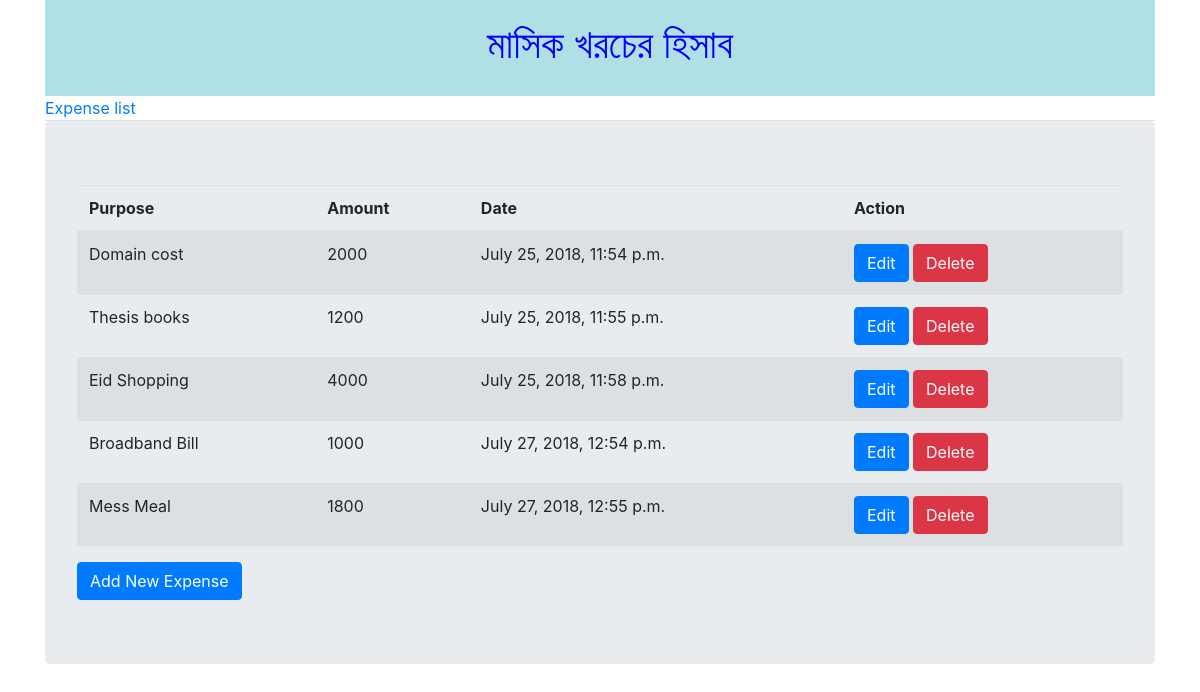
The page /cost-management/ on the database its author committed.
### cost_management/models.py (models this page shows, shortened)
class Expense(models.Model):
    amount = models.IntegerField()
    purpose = models.CharField(max_length=250)
    date = models.DateTimeField(auto_now_add=True)

### cost_management/views.py (the view)
# urls.py: url(r'^cost-management/', views.my_expense, name='cost-management'),
def my_expense(request):
    expenses = Expense.objects.all()
    return render(request, 'expenses.html', {'expenses': expenses})

### templates/expenses.html
{% extends 'base.html' %}
{% block content %}
<table class="table  table-striped">
<thead>
<tr>
    <th>Purpose</th>
    <th>Amount</th>
    <th>Date</th>
	<th>Action</th>
</tr>
</thead>
<tbody>
{% for expense in expenses %}
<tr>
    <td>{{ expense.purpose }}</td>
    <td>{{ expense.amount }}</td>
    <td>{{ expense.date }}</td>
	<td>
	  <a class = "btn btn-primary" href="{% url 'edit-expense' expense.id %}">Edit</a>
	  <a class = "btn btn-danger" href="{% url 'delete-expense' expense.id %}">Delete</a>
	</td>
</tr>
{% endfor %}
</tbody>
</table>
 <a class="btn btn-primary" href=" {% url 'add-expense' %}">Add New Expense</a>
{% endblock %}

### templates/base.html (shortened to what this page needs)
<html>
   <head>
   {% load staticfiles %}
      <link href="{% static 'css/bootstrap.min.css' %}" rel="stylesheet">
      <link rel="stylesheet" href="{% static 'style.css' %}">
   </head>
   <body>
      <div class="container">
         <div class="page-header page-header-custom">
            <h1 class="text-center">মাসিক খরচের হিসাব</h1>
         </div>
		 <ul class="nav nav-tabs">
                <li><a href="{% url 'cost-management' %}">Expense list</a></li>
            </ul>
      <div class="jumbotron">
         {% block content %}
         {% endblock %}
      </div>
      </div>
    </body>
</html>

### static/style.css (style rules this page uses)
h1 { color:blue }
.page-header-custom { background-color: powderblue; margin-top: 0; padding: 20px 20px 20px 40px; }

### rows shown on the page
Expense: purpose "Domain cost", amount "2000", date "July 25, 2018, 11:54 p.m."
Expense: purpose "Thesis books", amount "1200", date "July 25, 2018, 11:55 p.m."
Expense: purpose "Eid Shopping", amount "4000", date "July 25, 2018, 11:58 p.m."
Expense: purpose "Broadband Bill", amount "1000", date "July 27, 2018, 12:54 p.m."
Expense: purpose "Mess Meal", amount "1800", date "July 27, 2018, 12:55 p.m."
